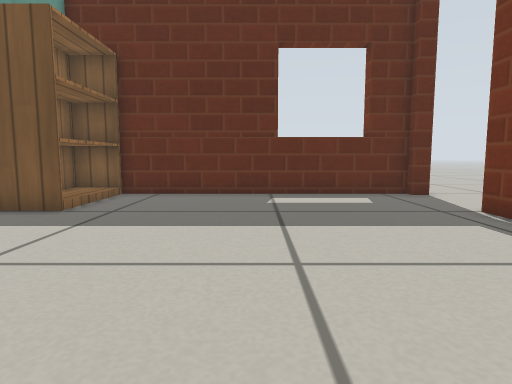
[1] (above)

14 first-person views from a walk through a robot-simulator world made for Gazebo. The camera is 0.33 m above the floor, tilts 6° down and sees 75° across. The floor is counted in squares, 0.25 m on a side. Each view is taken from the middle of a square. On the plan, view 1 faces up. The plan holds only what a view shows up to about 14 squares ahead; the rest is blank. Gazebo's built-in surfaces are drawn with simple patterns.

[2]
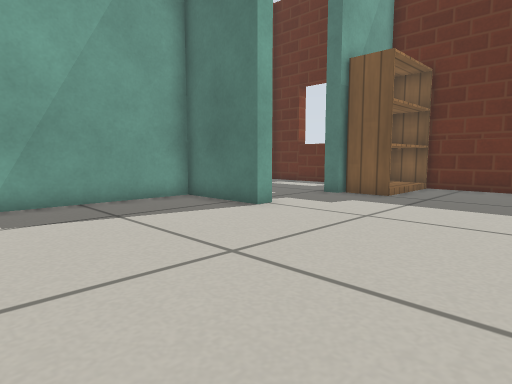

[3]
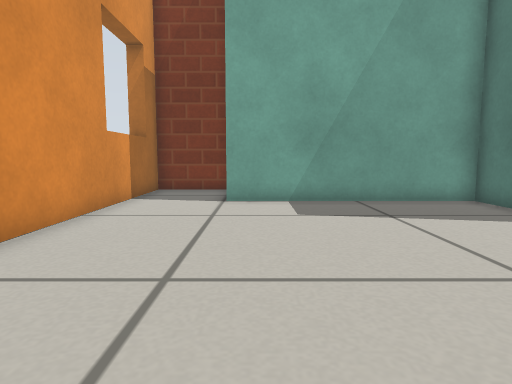

[4]
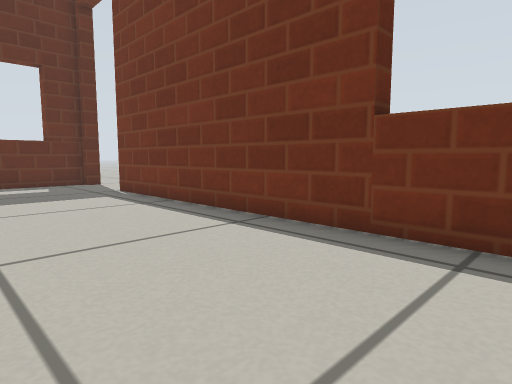

[5]
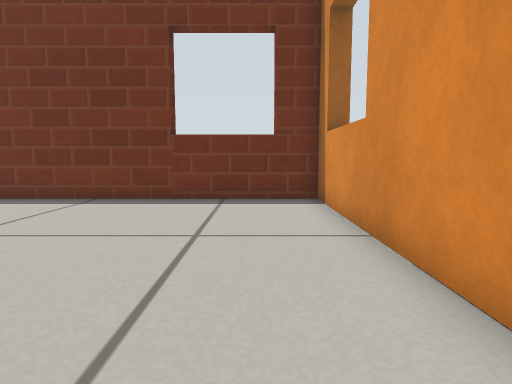

[6]
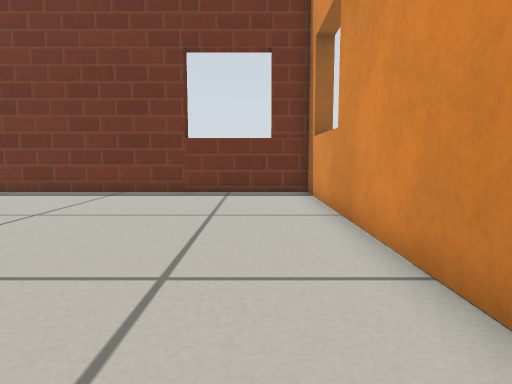

[7]
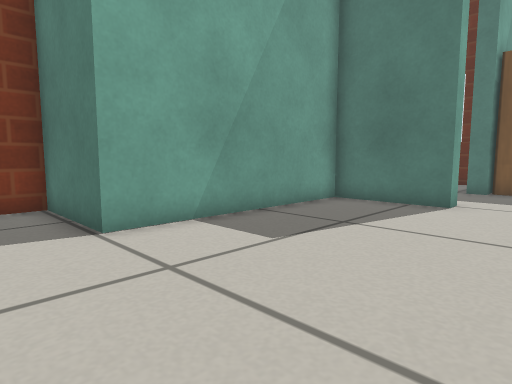

[8]
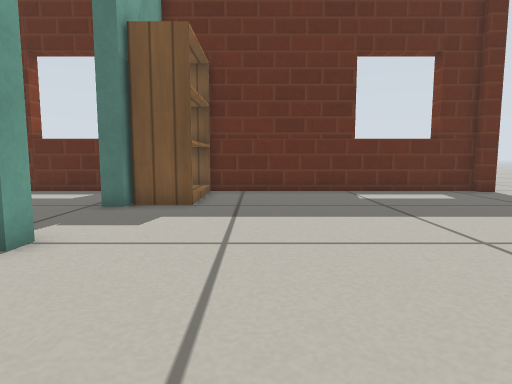

[9]
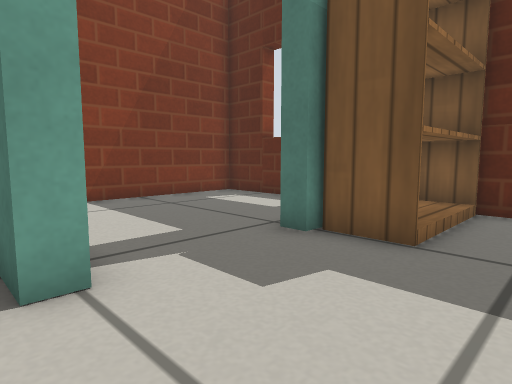

[10]
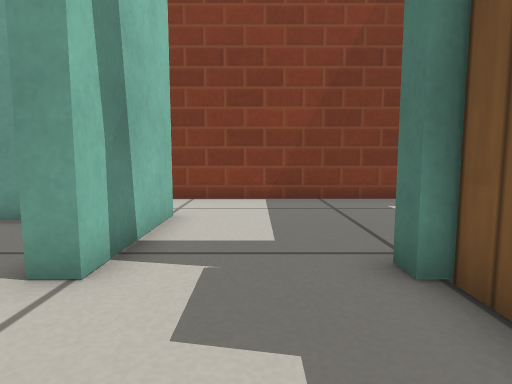

[11]
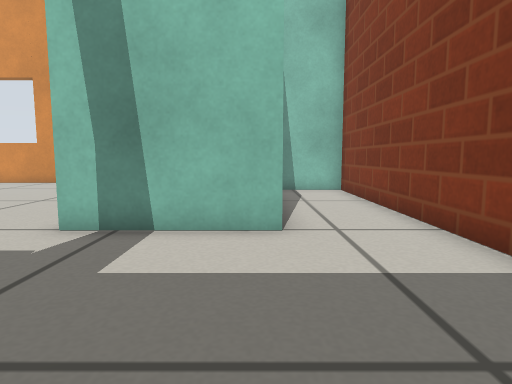

[12]
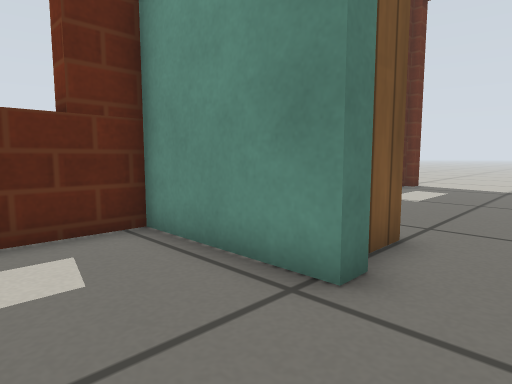

[13]
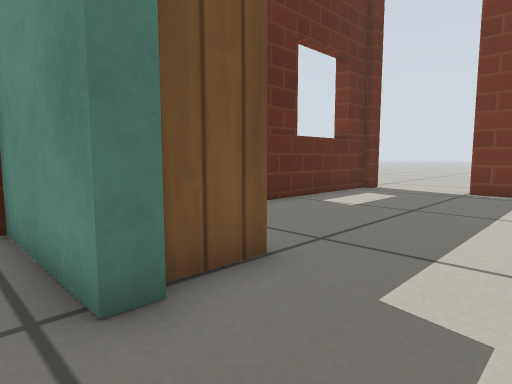

[14]
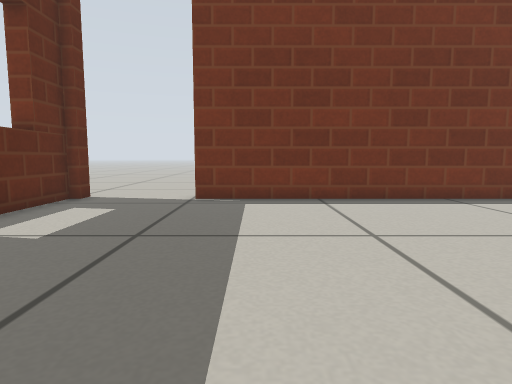

### Floor plan
Points are (right, up) in squares from view 1. A wall is a line through its corners. A room is listed if a view was taken in it or the views show most of it. See-through windows are left out.
Room 1 (views 1, 2, 3, 4, 5, 6, 7, 8, 9, 10, 14)
walls: (-6.5, 4.1) (-6.5, 3.5) (-9.9, 3.5) (-9.9, -3.9) (-13.4, -3.9) (-13.4, -6.9) (5.4, -6.9) (5.4, 8); (-6.5, 8.4) (-6.5, 7.7); (5.4, 11.9) (-4.9, 11.9)
ways out: open door at (-7, 5.5) to room 2; open door at (6, 9.5)
objects: bookshelf (-6, 8) to (-5, 11)
Room 2 (views 11, 12, 13)
walls: (-10.5, 4.1) (-6.5, 4.1); (-7.1, 7.7) (-7.1, 11.9) (-13.4, 11.9) (-13.4, -3.3) (-11, -3.3)
ways out: open door at (-7, 5.5) to room 1

Where each view was taken, in squares from view 1:
view 1: 0 up, 0 right, facing up
view 2: 3 down, 0 right, facing up-left
view 3: 3 down, 0 right, facing left
view 4: 5 down, 0 right, facing up-right
view 5: 5 down, 5 left, facing right
view 6: 5 down, 7 left, facing right
view 7: 6 down, 4 left, facing up-left
view 8: 1 down, 3 left, facing up
view 9: 3 up, 3 left, facing up-left
view 10: 6 up, 3 left, facing left
view 11: 10 up, 10 left, facing down
view 12: 6 up, 10 left, facing up-right
view 13: 5 up, 8 left, facing up-right
view 14: 6 up, 5 left, facing right
